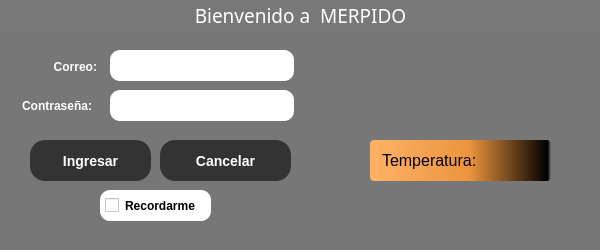
<?xml version="1.0" encoding="UTF-8"?>
<ui version="4.0">
 <class>Login</class>
 <widget class="QWidget" name="Login">
  <property name="geometry">
   <rect>
    <x>0</x>
    <y>0</y>
    <width>600</width>
    <height>250</height>
   </rect>
  </property>
  <property name="maximumSize">
   <size>
    <width>600</width>
    <height>250</height>
   </size>
  </property>
  <property name="windowTitle">
   <string>Login</string>
  </property>
  <widget class="QGroupBox" name="groupBox">
   <property name="geometry">
    <rect>
     <x>0</x>
     <y>0</y>
     <width>600</width>
     <height>250</height>
    </rect>
   </property>
   <property name="font">
    <font>
     <family>Sans Serif Collection</family>
     <pointsize>14</pointsize>
    </font>
   </property>
   <property name="autoFillBackground">
    <bool>false</bool>
   </property>
   <property name="styleSheet">
    <string notr="true">QGroupBox {
    background-image: url(:/imagenes/FondoLogIn.png);
    background-repeat: no-repeat;
    background-position: center;
    background-color: rgba(0, 0, 0, 0.5);
}

QGroupBox::title {
    color: white;
    font-family: &quot;Helvetica Neue&quot;, Arial, sans-serif;
    font-weight: bold;
}</string>
   </property>
   <property name="title">
    <string>Bienvenido a  MERPIDO</string>
   </property>
   <property name="alignment">
    <set>Qt::AlignHCenter|Qt::AlignTop</set>
   </property>
   <widget class="QLabel" name="label">
    <property name="geometry">
     <rect>
      <x>0</x>
      <y>40</y>
      <width>97</width>
      <height>53</height>
     </rect>
    </property>
    <property name="styleSheet">
     <string notr="true">QLabel {
    color: white;
    font-family: &quot;Helvetica Neue&quot;, Arial, sans-serif;
    font-size: 12px;
    font-weight: bold;
}</string>
    </property>
    <property name="text">
     <string>Correo:</string>
    </property>
    <property name="alignment">
     <set>Qt::AlignRight|Qt::AlignTrailing|Qt::AlignVCenter</set>
    </property>
   </widget>
   <widget class="QLabel" name="label_2">
    <property name="geometry">
     <rect>
      <x>0</x>
      <y>80</y>
      <width>92</width>
      <height>51</height>
     </rect>
    </property>
    <property name="styleSheet">
     <string notr="true">QLabel {
    color: white;
    font-family: &quot;Helvetica Neue&quot;, Arial, sans-serif;
    font-size: 12px;
    font-weight: bold;
}</string>
    </property>
    <property name="text">
     <string>Contraseña:</string>
    </property>
    <property name="alignment">
     <set>Qt::AlignRight|Qt::AlignTrailing|Qt::AlignVCenter</set>
    </property>
   </widget>
   <widget class="QLineEdit" name="lineEdit_userName">
    <property name="geometry">
     <rect>
      <x>110</x>
      <y>50</y>
      <width>184</width>
      <height>31</height>
     </rect>
    </property>
    <property name="font">
     <font>
      <family>Helvetica Neue</family>
      <pointsize>-1</pointsize>
      <bold>true</bold>
      <kerning>true</kerning>
     </font>
    </property>
    <property name="styleSheet">
     <string notr="true">QLineEdit {
    border-radius: 10px;
    font-family: &quot;Helvetica Neue&quot;, Arial, sans-serif;
    font-size: 12px;
    font-weight: bold;
}</string>
    </property>
   </widget>
   <widget class="QLineEdit" name="lineEdit_userPassword">
    <property name="geometry">
     <rect>
      <x>110</x>
      <y>90</y>
      <width>184</width>
      <height>31</height>
     </rect>
    </property>
    <property name="styleSheet">
     <string notr="true">QLineEdit {
    border-radius: 10px;
    font-family: &quot;Helvetica Neue&quot;, Arial, sans-serif;
    font-size: 12px;
    font-weight: bold;
}</string>
    </property>
    <property name="echoMode">
     <enum>QLineEdit::Password</enum>
    </property>
   </widget>
   <widget class="QPushButton" name="pushButton_logIn">
    <property name="geometry">
     <rect>
      <x>30</x>
      <y>140</y>
      <width>121</width>
      <height>41</height>
     </rect>
    </property>
    <property name="cursor">
     <cursorShape>PointingHandCursor</cursorShape>
    </property>
    <property name="styleSheet">
     <string notr="true">QPushButton {
    border-radius: 15px;
    padding: 10px 20px;
    background-color: #333333;
    color: #FFFFFF;
    font-size: 14px;
    font-weight: bold;
}

QPushButton:hover {
    background-color: #555555;
}

QPushButton:pressed {
    background-color: #222222;
}</string>
    </property>
    <property name="text">
     <string>Ingresar</string>
    </property>
    <property name="default">
     <bool>true</bool>
    </property>
   </widget>
   <widget class="QPushButton" name="pushButton_cancel">
    <property name="geometry">
     <rect>
      <x>160</x>
      <y>140</y>
      <width>131</width>
      <height>41</height>
     </rect>
    </property>
    <property name="cursor">
     <cursorShape>PointingHandCursor</cursorShape>
    </property>
    <property name="autoFillBackground">
     <bool>false</bool>
    </property>
    <property name="styleSheet">
     <string notr="true">QPushButton {
    border-radius: 15px;
    padding: 10px 20px;
    background-color: #333333;
    color: #FFFFFF;
    font-size: 14px;
    font-weight: bold;
}

QPushButton:hover {
    background-color: #555555;
}

QPushButton:pressed {
    background-color: #222222;
}</string>
    </property>
    <property name="text">
     <string>Cancelar</string>
    </property>
   </widget>
   <widget class="QLabel" name="labelTemperaturaActual">
    <property name="geometry">
     <rect>
      <x>370</x>
      <y>140</y>
      <width>181</width>
      <height>41</height>
     </rect>
    </property>
    <property name="styleSheet">
     <string notr="true">QLabel { 
	background-color: qlineargradient(spread:pad, x1:0, y1:0, x2:1, y2:0, stop:0 rgba(255, 178, 102, 255), stop:0.55 rgba(235, 148, 61, 255), stop:0.98 rgba(0, 0, 0, 255), stop:1 rgba(0, 0, 0, 0));
color: black; 
font-size: 16px; 
padding: 8px;
 border-radius: 4px;
}</string>
    </property>
    <property name="text">
     <string>Temperatura: </string>
    </property>
   </widget>
   <widget class="QLabel" name="ImagenTiempo">
    <property name="geometry">
     <rect>
      <x>420</x>
      <y>50</y>
      <width>80</width>
      <height>70</height>
     </rect>
    </property>
    <property name="maximumSize">
     <size>
      <width>80</width>
      <height>70</height>
     </size>
    </property>
    <property name="styleSheet">
     <string notr="true"/>
    </property>
    <property name="text">
     <string/>
    </property>
   </widget>
   <widget class="QCheckBox" name="checkBox_Recordarme">
    <property name="geometry">
     <rect>
      <x>100</x>
      <y>190</y>
      <width>111</width>
      <height>31</height>
     </rect>
    </property>
    <property name="styleSheet">
     <string notr="true">QCheckBox {
    color: black;
    font-family: &quot;Helvetica Neue&quot;, Arial, sans-serif;
    font-size: 12px;
    font-weight: bold;
    background-color: white /* Cambia #FF0000 al código de color deseado */;
   border-radius: 10px;
padding: 5px;
}</string>
    </property>
    <property name="text">
     <string>Recordarme</string>
    </property>
   </widget>
  </widget>
 </widget>
 <resources/>
 <connections/>
</ui>
